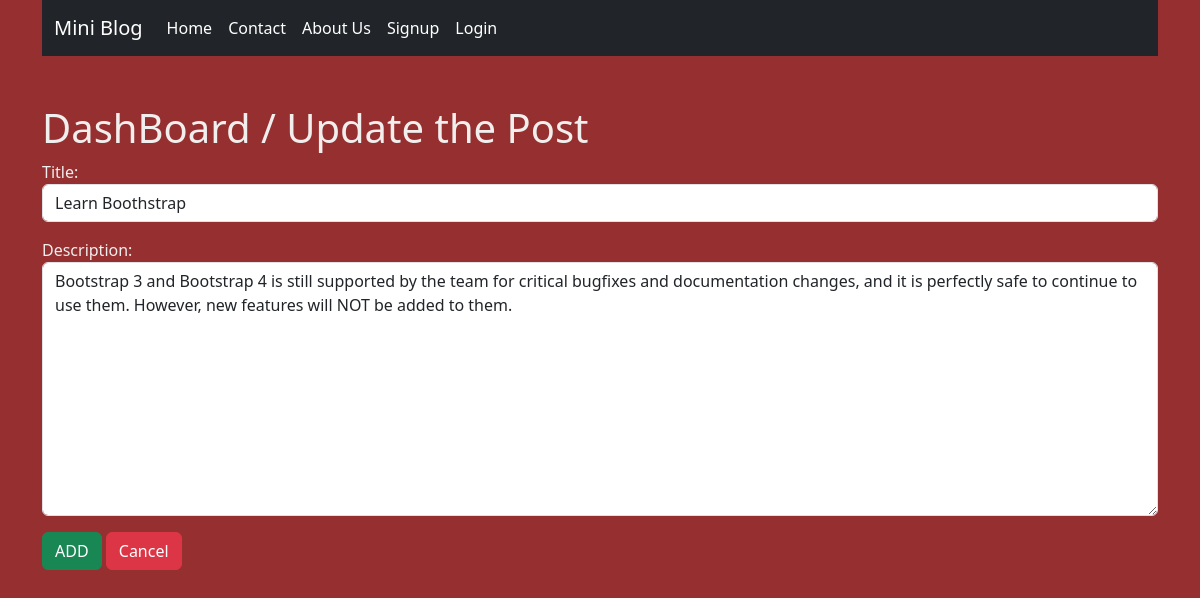
The app's page /update/6 with its own data.
### blog/models.py (models this page shows)
class Post(models.Model):
    title= models.CharField(max_length=100)
    descriptions = models.TextField()

### blog/views.py (the view)
# urls.py: path('update/<int:id>',views.updatePost,name='update'),
def updatePost(request,id):
    if request.method=='POST':
        pi=Post.objects.get(id=id)
        form=PostForm(request.POST,instance=pi)
        if form.is_valid:
            form.save()
            messages.success(request,"Successfully Updated")
            return redirect('dashboard')
    else:
        pi=Post.objects.get(id=id)
        form=PostForm(instance=pi)
    return render(request,'updatepost.html',{'form':form})

### blog/forms.py
class PostForm(forms.ModelForm):
    class Meta:
        model = Post
        fields = ['title','descriptions']
        labels={'title':'Title','descriptions':'Description'}
        widgets = {
            'title':forms.TextInput(attrs={'class':'form-control'}),
            'descriptions':forms.Textarea
            (attrs={'class':'form-control'}),
        }

### blog/templates/updatepost.html (shortened to what this page needs)
{% extends "base.html" %}
{% load static %}
{% block content %}
    <div>
        <div>
            <h1>DashBoard / Update the Post</h1>
        </div>
        <div>
            <form action="" method="post">
                {{form.as_p}}
                <input class='btn btn-success' type="submit" value="ADD">
                <a class="btn btn-danger" href="{% url "dashboard" %}">Cancel</a>
            </form>
        </div>
    </div>
{% endblock content %}

### blog/static/css/style.css (style rules this page uses)
body { background: rgb(150, 47, 47); color:rgb(241, 238, 238); }

### records on screen
Post: title "Learn Boothstrap", descriptions "Bootstrap 3 and Bootstrap 4 is still supported by the team for critical bugfixes and documentation changes, and it is perfectly safe to continue to use them. However, new features will NOT be added to them."
